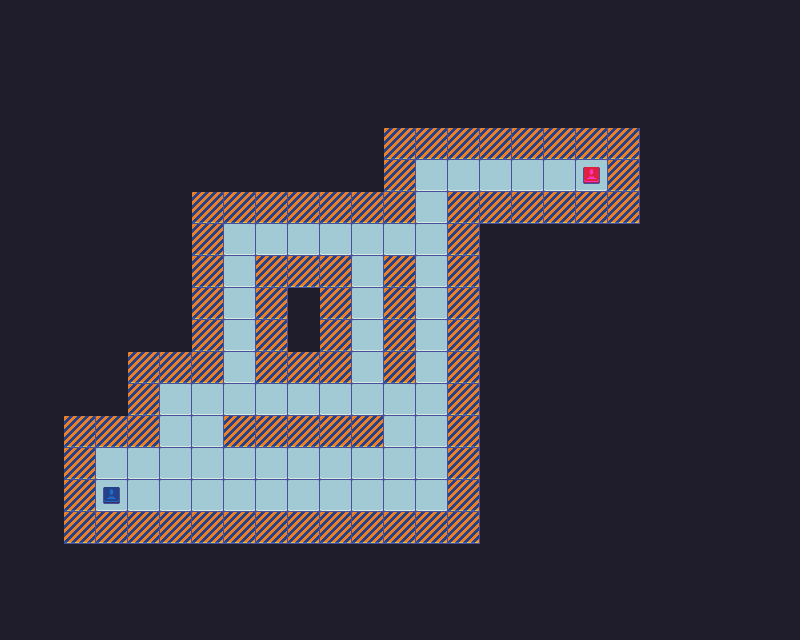

A level layout from a 2D game, rendered from its tile map. Below: a short description, then the map file with tile-grid data replaced by summaries:
An orthogonal 25x20 tile map with 32x32 px tiles, 2 tile layers (Tiles, Pickups) and 20 objects (15x solid, 3x item, start, end).

<map version="1.0" orientation="orthogonal" renderorder="right-down" width="25" height="20" tilewidth="32" tileheight="32" nextobjectid="123">
 <tileset firstgid="1" name="scifitiles-sheet" tilewidth="32" tileheight="32" tilecount="84">
  <image source="scifitiles-sheet.png" width="448" height="192" />
 </tileset>
 <layer name="Tiles" width="25" height="20">
  <data>[500 cells, 500 non-empty, 5 distinct tile ids]</data>
 </layer>
 <layer name="Pickups" width="25" height="20">
  <data>[500 cells, 0 non-empty, 0 distinct tile ids]</data>
 </layer>
 <objectgroup name="Pickups">
  <object id="70" name="item" x="416" y="416" width="32" height="32" />
  <object id="71" name="item" x="352" y="224" width="32" height="32" />
  <object id="113" name="item" x="160" y="384" width="32" height="32" />
 </objectgroup>
 <objectgroup name="Walls">
  <object id="77" name="solid" x="64" y="416" width="96" height="32" />
  <object id="78" name="solid" x="128" y="352" width="32" height="96" />
  <object id="82" name="solid" x="384" y="128" width="32" height="96" />
  <object id="83" name="solid" x="416" y="128" width="224" height="32" />
  <object id="84" name="solid" x="608" y="160" width="32" height="64" />
  <object id="85" name="solid" x="448" y="192" width="160" height="32" />
  <object id="86" name="solid" x="448" y="224" width="32" height="320" />
  <object id="87" name="solid" x="64" y="512" width="384" height="32" />
  <object id="88" name="solid" x="64" y="448" width="32" height="64" />
  <object id="115" name="solid" x="192" y="192" width="224" height="32" />
  <object id="116" name="solid" x="128" y="352" width="96" height="32" />
  <object id="117" name="solid" x="192" y="192" width="32" height="192" />
  <object id="118" name="solid" x="256" y="256" width="96" height="128" />
  <object id="120" name="solid" x="224" y="416" width="160" height="32" />
  <object id="122" name="solid" x="384" y="256" width="32" height="128" />
 </objectgroup>
 <objectgroup name="StartPos">
  <object id="72" name="start" x="97" y="481" width="32" height="32" />
 </objectgroup>
 <objectgroup name="EndPos">
  <object id="73" name="end" x="576" y="160" width="32" height="32" />
 </objectgroup>
</map>
